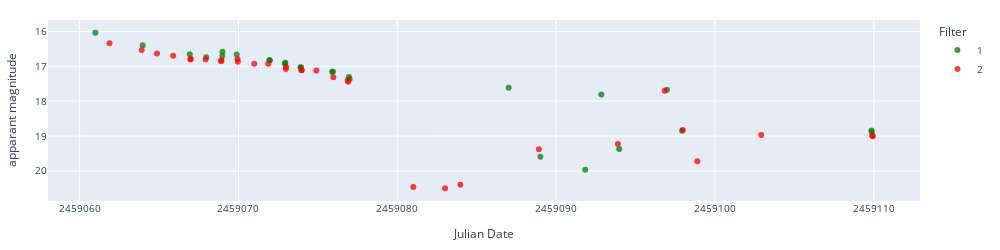
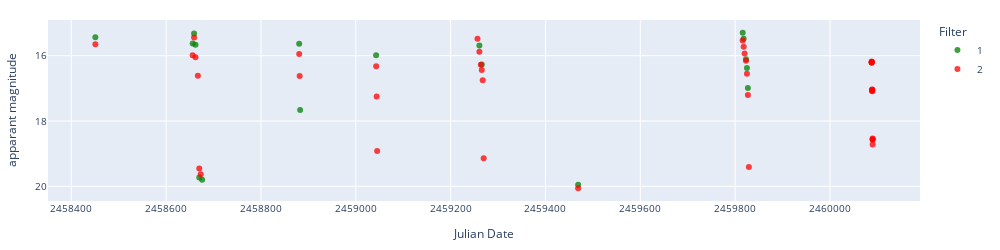
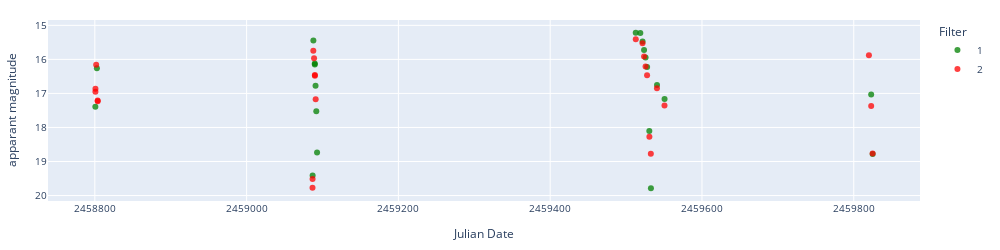
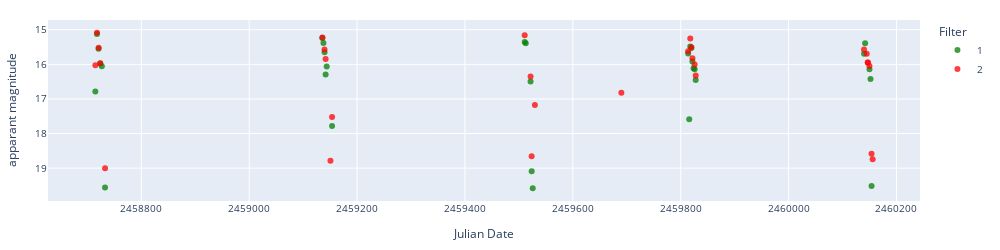

Write notebook code for charts like these, in order.
### Code cell
# Display lasair difference magnitude and apparent magnitude light curves.
index = 942
# objects = [dataset_final.iloc[index,:]['oid_ztf']]
objects = node_examples

date = '08102023'

# Apply errorbars
error = False

if error == True:
        errColalerce1 = 'sigmapsf'
        errColalerce2 = 'sigmapsf_corr_revised'
        errCollasair1 = 'sigmapsf'
        errCollasair2 = 'dc_sigmag'
else:
    errColalerce1 = None
    errColalerce2 = None
    errCollasair1 = None
    errCollasair2 = None

# Get the GTM responsiblity for each object
resp = pd.Series(gtm_model.matR.max(axis=1), name='resp')
resp_df = pd.concat([df_gtm_X, resp], axis=1)

for object in objects:
    manual_label = dataset_final[dataset_final['oid_ztf']==object]['labels_1'].values[0]
    oid_aavso = dataset_final[dataset_final['oid_ztf']==object]['oid_aavso'].values[0]
    type_aavso = dataset_final[dataset_final['oid_ztf']==object]['type_aavso'].values[0]
    responsibility = resp_df[resp_df['oid_ztf']==object]['resp'].values[0]
    print(object, manual_label, oid_aavso, type_aavso, responsibility)
    try:
        lc_lasair = load_lasair_lc(object, path=f'../lightcurves_dataset/lasair_{date}')
    except:
        # Create a folder within path for LCs if one does not exist
        if not os.path.exists(f'../lightcurves_dataset/lasair_non_dataset/cache'):
            os.makedirs(f'../lightcurves_dataset/lasair_non_dataset/cache')
        print('Not in dataset')
        download_lasair_lc([object], folderpath=f'../lightcurves_dataset/lasair_non_dataset', cache=f'../lightcurves_dataset/lasair_non_dataset/cache')
        lc_lasair = load_lasair_lc(object, path=f'../lightcurves_dataset/lasair_non_dataset')

    lc_lasair_appmag = lasair_clean(lc_lasair, limit=25, magerrlim=1)

    # print('Lasair difference magnitude')
    # display_lightcurve(lc_lasair,x='jd',y='magpsf',errorCol=errCollasair1)
    print('Lasair apparent magnitude')
    display_lightcurve(lc_lasair_appmag,x='jd',y='dc_mag',errorCol=errCollasair2)

### Figure 1 — Plotly figure (JSON) as saved in the notebook; plotly's stock layout.template omitted (floating-point values rounded to 4 significant figures)
{"data": [{"hovertemplate": "Filter=1<br>Julian Date=%{x}<br>apparant magnitude=%{y}<extra></extra>", "legendgroup": "1", "marker": {"color": "green", "opacity": 0.75, "symbol": "circle"}, "mode": "markers", "name": "1", "orientation": "v", "showlegend": true, "type": "scatter", "x": [2459000.0, 2459000.0, 2459000.0, 2459000.0, 2459000.0, 2459000.0, 2459000.0, 2459000.0, 2459000.0, 2459000.0, 2459000.0, 2459000.0, 2459000.0, 2459000.0, 2459000.0, 2459000.0, 2459000.0, 2459000.0, 2459000.0, 2459000.0, 2459000.0, 2459000.0, 2459000.0, 2459000.0, 2459000.0, 2459000.0], "xaxis": "x", "y": [16.04, 16.4, 16.65, 16.74, 16.7, 16.58, 16.66, 16.82, 16.82, 16.92, 16.9, 17.03, 17.03, 17.15, 17.16, 17.3, 17.37, 17.61, 19.59, 19.97, 17.81, 19.37, 17.68, 18.85, 18.84, 18.88], "yaxis": "y"}, {"hovertemplate": "Filter=2<br>Julian Date=%{x}<br>apparant magnitude=%{y}<extra></extra>", "legendgroup": "2", "marker": {"color": "red", "opacity": 0.75, "symbol": "circle"}, "mode": "markers", "name": "2", "orientation": "v", "showlegend": true, "type": "scatter", "x": [2459000.0, 2459000.0, 2459000.0, 2459000.0, 2459000.0, 2459000.0, 2459000.0, 2459000.0, 2459000.0, 2459000.0, 2459000.0, 2459000.0, 2459000.0, 2459000.0, 2459000.0, 2459000.0, 2459000.0, 2459000.0, 2459000.0, 2459000.0, 2459000.0, 2459000.0, 2459000.0, 2459000.0, 2459000.0, 2459000.0, 2459000.0, 2459000.0, 2459000.0, 2459000.0, 2459000.0, 2459000.0], "xaxis": "x", "y": [16.34, 16.53, 16.63, 16.7, 16.81, 16.79, 16.81, 16.86, 16.83, 16.79, 16.87, 16.93, 16.93, 17.08, 17.02, 17.11, 17.11, 17.12, 17.31, 17.4, 17.44, 20.46, 20.5, 20.4, 19.38, 19.23, 17.7, 18.83, 19.72, 18.97, 18.99, 19.0], "yaxis": "y"}], "layout": {"font": {"size": 10}, "height": 250, "legend": {"title": {"text": "Filter"}, "tracegroupgap": 0}, "margin": {"b": 20, "l": 20, "r": 20, "t": 20}, "width": 1000, "xaxis": {"anchor": "y", "domain": [0, 1], "tickformat": "float", "title": {"text": "Julian Date"}}, "yaxis": {"anchor": "x", "autorange": "reversed", "domain": [0, 1], "title": {"text": "apparant magnitude"}}}}

### Figure 2 — Plotly figure (JSON) as saved in the notebook; plotly's stock layout.template omitted (floating-point values rounded to 4 significant figures)
{"data": [{"hovertemplate": "Filter=1<br>Julian Date=%{x}<br>apparant magnitude=%{y}<extra></extra>", "legendgroup": "1", "marker": {"color": "green", "opacity": 0.75, "symbol": "circle"}, "mode": "markers", "name": "1", "orientation": "v", "showlegend": true, "type": "scatter", "x": [2458000.0, 2459000.0, 2459000.0, 2459000.0, 2459000.0, 2459000.0, 2459000.0, 2459000.0, 2459000.0, 2459000.0, 2459000.0, 2459000.0, 2460000.0, 2460000.0, 2460000.0, 2460000.0, 2460000.0], "xaxis": "x", "y": [15.44, 15.62, 15.32, 15.66, 19.73, 19.8, 15.64, 17.66, 15.99, 15.69, 16.27, 19.96, 15.3, 15.48, 16.11, 16.38, 16.99], "yaxis": "y"}, {"hovertemplate": "Filter=2<br>Julian Date=%{x}<br>apparant magnitude=%{y}<extra></extra>", "legendgroup": "2", "marker": {"color": "red", "opacity": 0.75, "symbol": "circle"}, "mode": "markers", "name": "2", "orientation": "v", "showlegend": true, "type": "scatter", "x": [2458000.0, 2459000.0, 2459000.0, 2459000.0, 2459000.0, 2459000.0, 2459000.0, 2459000.0, 2459000.0, 2459000.0, 2459000.0, 2459000.0, 2459000.0, 2459000.0, 2459000.0, 2459000.0, 2459000.0, 2459000.0, 2459000.0, 2460000.0, 2460000.0, 2460000.0, 2460000.0, 2460000.0, 2460000.0, 2460000.0, 2460000.0, 2460000.0, 2460000.0, 2460000.0, 2460000.0, 2460000.0, 2460000.0, 2460000.0, 2460000.0, 2460000.0, 2460000.0, 2460000.0, 2460000.0, 2460000.0], "xaxis": "x", "y": [15.65, 15.99, 15.44, 16.05, 16.62, 19.46, 19.63, 15.95, 16.62, 16.33, 17.25, 18.91, 15.48, 15.88, 16.28, 16.44, 16.75, 19.14, 20.06, 15.53, 15.73, 15.93, 16.16, 16.55, 17.2, 19.41, 16.19, 16.21, 16.22, 16.2, 16.18, 17.04, 17.04, 17.06, 17.07, 17.09, 18.72, 18.56, 18.53, 18.57], "yaxis": "y"}], "layout": {"font": {"size": 10}, "height": 250, "legend": {"title": {"text": "Filter"}, "tracegroupgap": 0}, "margin": {"b": 20, "l": 20, "r": 20, "t": 20}, "width": 1000, "xaxis": {"anchor": "y", "domain": [0, 1], "tickformat": "float", "title": {"text": "Julian Date"}}, "yaxis": {"anchor": "x", "autorange": "reversed", "domain": [0, 1], "title": {"text": "apparant magnitude"}}}}

### Figure 3 — Plotly figure (JSON) as saved in the notebook; plotly's stock layout.template omitted (floating-point values rounded to 4 significant figures)
{"data": [{"hovertemplate": "Filter=1<br>Julian Date=%{x}<br>apparant magnitude=%{y}<extra></extra>", "legendgroup": "1", "marker": {"color": "green", "opacity": 0.75, "symbol": "circle"}, "mode": "markers", "name": "1", "orientation": "v", "showlegend": true, "type": "scatter", "x": [2459000.0, 2459000.0, 2459000.0, 2459000.0, 2459000.0, 2459000.0, 2459000.0, 2459000.0, 2459000.0, 2460000.0, 2460000.0, 2460000.0, 2460000.0, 2460000.0, 2460000.0, 2460000.0, 2460000.0, 2460000.0, 2460000.0, 2460000.0, 2460000.0], "xaxis": "x", "y": [17.39, 16.26, 19.41, 15.44, 16.12, 16.15, 16.77, 17.52, 18.74, 15.22, 15.23, 15.47, 15.73, 15.94, 16.23, 18.1, 19.78, 16.75, 17.17, 17.03, 18.78], "yaxis": "y"}, {"hovertemplate": "Filter=2<br>Julian Date=%{x}<br>apparant magnitude=%{y}<extra></extra>", "legendgroup": "2", "marker": {"color": "red", "opacity": 0.75, "symbol": "circle"}, "mode": "markers", "name": "2", "orientation": "v", "showlegend": true, "type": "scatter", "x": [2459000.0, 2459000.0, 2459000.0, 2459000.0, 2459000.0, 2459000.0, 2459000.0, 2459000.0, 2459000.0, 2459000.0, 2459000.0, 2459000.0, 2460000.0, 2460000.0, 2460000.0, 2460000.0, 2460000.0, 2460000.0, 2460000.0, 2460000.0, 2460000.0, 2460000.0, 2460000.0, 2460000.0], "xaxis": "x", "y": [16.95, 16.86, 16.16, 17.21, 17.23, 19.77, 19.51, 15.75, 15.97, 16.46, 16.48, 17.17, 15.41, 15.53, 15.91, 16.21, 16.47, 18.27, 18.77, 16.85, 17.36, 15.88, 17.37, 18.76], "yaxis": "y"}], "layout": {"font": {"size": 10}, "height": 250, "legend": {"title": {"text": "Filter"}, "tracegroupgap": 0}, "margin": {"b": 20, "l": 20, "r": 20, "t": 20}, "width": 1000, "xaxis": {"anchor": "y", "domain": [0, 1], "tickformat": "float", "title": {"text": "Julian Date"}}, "yaxis": {"anchor": "x", "autorange": "reversed", "domain": [0, 1], "title": {"text": "apparant magnitude"}}}}

### Figure 4 — Plotly figure (JSON) as saved in the notebook; plotly's stock layout.template omitted (floating-point values rounded to 4 significant figures)
{"data": [{"hovertemplate": "Filter=1<br>Julian Date=%{x}<br>apparant magnitude=%{y}<extra></extra>", "legendgroup": "1", "marker": {"color": "green", "opacity": 0.75, "symbol": "circle"}, "mode": "markers", "name": "1", "orientation": "v", "showlegend": true, "type": "scatter", "x": [2459000.0, 2459000.0, 2459000.0, 2459000.0, 2459000.0, 2459000.0, 2459000.0, 2459000.0, 2459000.0, 2459000.0, 2459000.0, 2459000.0, 2460000.0, 2460000.0, 2460000.0, 2460000.0, 2460000.0, 2460000.0, 2460000.0, 2460000.0, 2460000.0, 2460000.0, 2460000.0, 2460000.0, 2460000.0, 2460000.0, 2460000.0, 2460000.0, 2460000.0, 2460000.0], "xaxis": "x", "y": [16.78, 15.12, 15.55, 15.97, 16.06, 19.56, 15.24, 15.38, 15.65, 16.29, 16.06, 17.79, 15.35, 15.39, 16.5, 19.09, 19.58, 15.68, 17.59, 15.48, 15.53, 15.92, 16.11, 16.14, 16.45, 15.7, 15.39, 16.14, 16.42, 19.52], "yaxis": "y"}, {"hovertemplate": "Filter=2<br>Julian Date=%{x}<br>apparant magnitude=%{y}<extra></extra>", "legendgroup": "2", "marker": {"color": "red", "opacity": 0.75, "symbol": "circle"}, "mode": "markers", "name": "2", "orientation": "v", "showlegend": true, "type": "scatter", "x": [2459000.0, 2459000.0, 2459000.0, 2459000.0, 2459000.0, 2459000.0, 2459000.0, 2459000.0, 2459000.0, 2459000.0, 2460000.0, 2460000.0, 2460000.0, 2460000.0, 2460000.0, 2460000.0, 2460000.0, 2460000.0, 2460000.0, 2460000.0, 2460000.0, 2460000.0, 2460000.0, 2460000.0, 2460000.0, 2460000.0, 2460000.0, 2460000.0], "xaxis": "x", "y": [16.02, 15.09, 15.52, 15.97, 19.01, 15.22, 15.57, 15.84, 18.79, 17.52, 15.16, 16.35, 18.66, 17.17, 16.82, 15.62, 15.26, 15.51, 15.83, 16.0, 16.32, 15.57, 15.69, 15.95, 15.95, 16.05, 18.58, 18.75], "yaxis": "y"}], "layout": {"font": {"size": 10}, "height": 250, "legend": {"title": {"text": "Filter"}, "tracegroupgap": 0}, "margin": {"b": 20, "l": 20, "r": 20, "t": 20}, "width": 1000, "xaxis": {"anchor": "y", "domain": [0, 1], "tickformat": "float", "title": {"text": "Julian Date"}}, "yaxis": {"anchor": "x", "autorange": "reversed", "domain": [0, 1], "title": {"text": "apparant magnitude"}}}}
